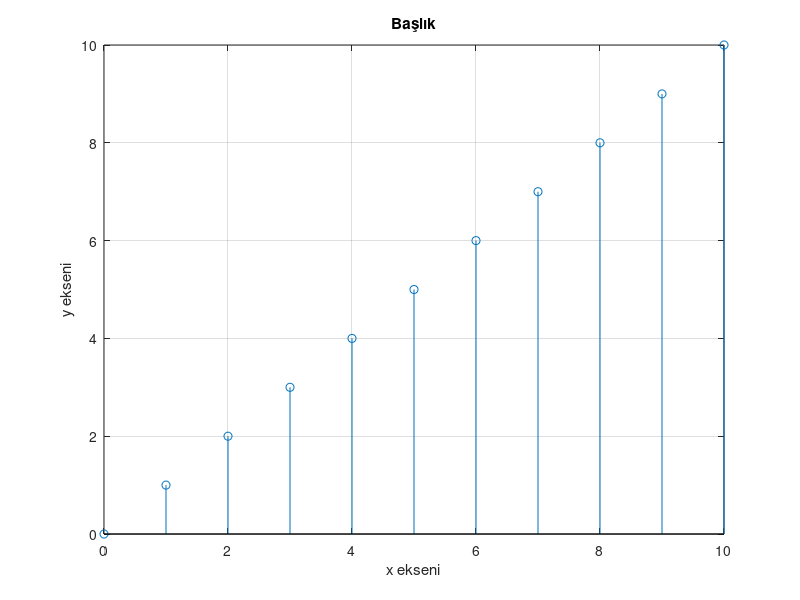

This chart was generated by the following MATLAB code:
clc;
clear;
clear all;
x = 0:1:10;
y = x;
stem(x,y) %x ve y eksenleri verilen grafik şeklinde 
% gösterir plottan farkı noktaları birleştirmez
grid %grid ekran seklinde gösterir parametre  olarak "on" ve "off" kullanılır
xlabel("x ekseni") %x eksenine isim veriririz
ylabel("y ekseni") %y eksenine isim veririz
title("Başlık") %grafiğe başlık vermek 
